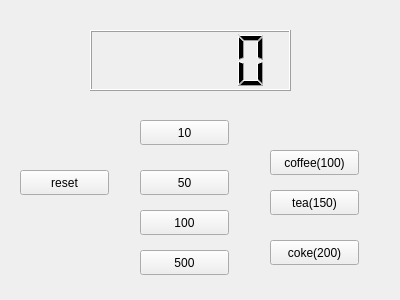
<?xml version="1.0" encoding="UTF-8"?>
<ui version="4.0">
 <class>Widget</class>
 <widget class="QWidget" name="Widget">
  <property name="geometry">
   <rect>
    <x>0</x>
    <y>0</y>
    <width>400</width>
    <height>300</height>
   </rect>
  </property>
  <property name="windowTitle">
   <string>Widget</string>
  </property>
  <widget class="QLCDNumber" name="lcdNumber">
   <property name="geometry">
    <rect>
     <x>90</x>
     <y>30</y>
     <width>201</width>
     <height>61</height>
    </rect>
   </property>
  </widget>
  <widget class="QPushButton" name="pb10">
   <property name="geometry">
    <rect>
     <x>140</x>
     <y>120</y>
     <width>89</width>
     <height>25</height>
    </rect>
   </property>
   <property name="text">
    <string>10</string>
   </property>
  </widget>
  <widget class="QPushButton" name="pb50">
   <property name="geometry">
    <rect>
     <x>140</x>
     <y>170</y>
     <width>89</width>
     <height>25</height>
    </rect>
   </property>
   <property name="text">
    <string>50</string>
   </property>
  </widget>
  <widget class="QPushButton" name="pb100">
   <property name="geometry">
    <rect>
     <x>140</x>
     <y>210</y>
     <width>89</width>
     <height>25</height>
    </rect>
   </property>
   <property name="text">
    <string>100</string>
   </property>
  </widget>
  <widget class="QPushButton" name="pb500">
   <property name="geometry">
    <rect>
     <x>140</x>
     <y>250</y>
     <width>89</width>
     <height>25</height>
    </rect>
   </property>
   <property name="text">
    <string>500</string>
   </property>
  </widget>
  <widget class="QPushButton" name="pbCoffee">
   <property name="geometry">
    <rect>
     <x>270</x>
     <y>150</y>
     <width>89</width>
     <height>25</height>
    </rect>
   </property>
   <property name="text">
    <string>coffee(100)</string>
   </property>
  </widget>
  <widget class="QPushButton" name="pbTea">
   <property name="geometry">
    <rect>
     <x>270</x>
     <y>190</y>
     <width>89</width>
     <height>25</height>
    </rect>
   </property>
   <property name="text">
    <string>tea(150)</string>
   </property>
  </widget>
  <widget class="QPushButton" name="pbCoke">
   <property name="geometry">
    <rect>
     <x>270</x>
     <y>240</y>
     <width>89</width>
     <height>25</height>
    </rect>
   </property>
   <property name="text">
    <string>coke(200)</string>
   </property>
  </widget>
  <widget class="QPushButton" name="pbreset">
   <property name="geometry">
    <rect>
     <x>20</x>
     <y>170</y>
     <width>89</width>
     <height>25</height>
    </rect>
   </property>
   <property name="text">
    <string>reset</string>
   </property>
  </widget>
 </widget>
 <layoutdefault spacing="6" margin="11"/>
 <resources/>
 <connections/>
</ui>
